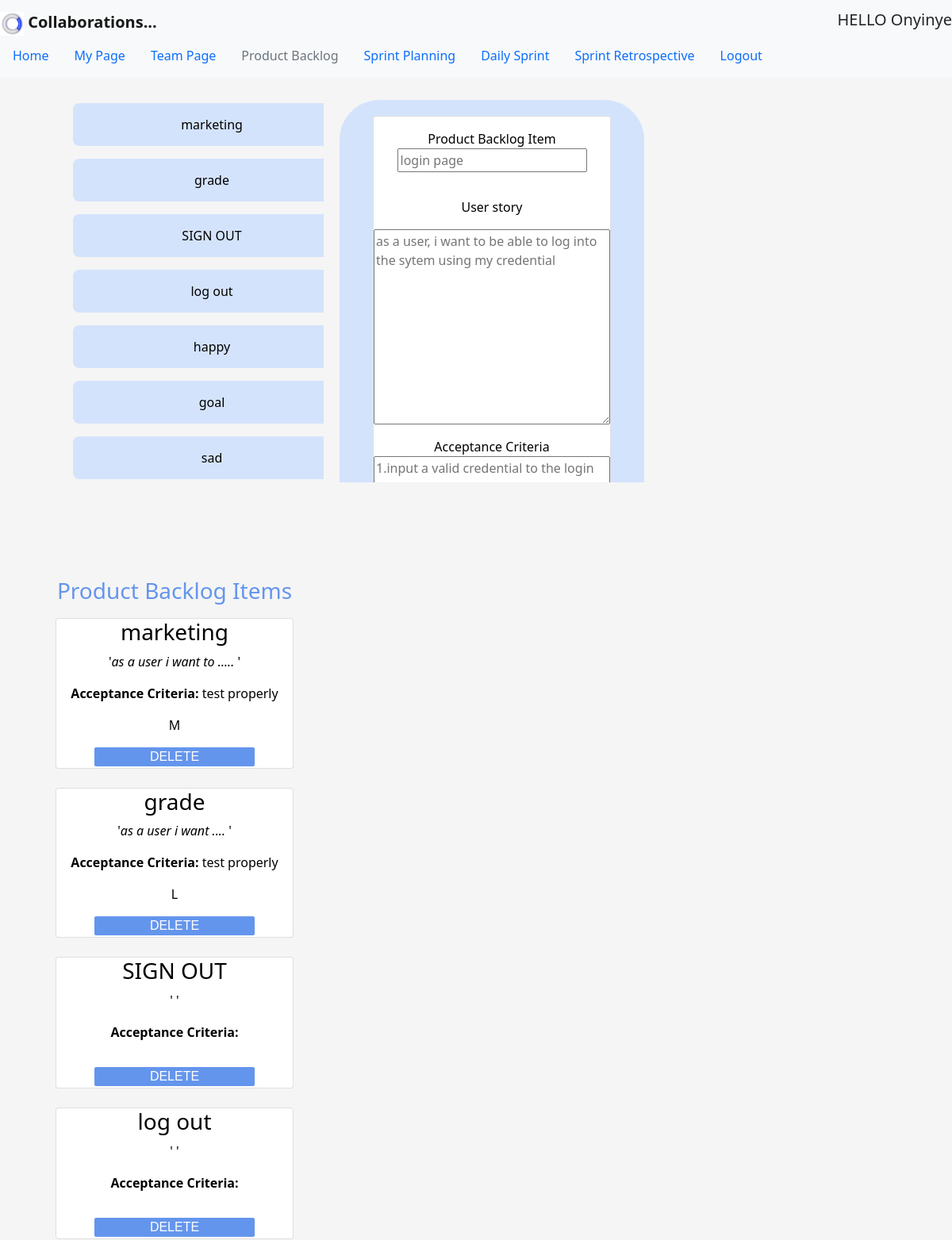
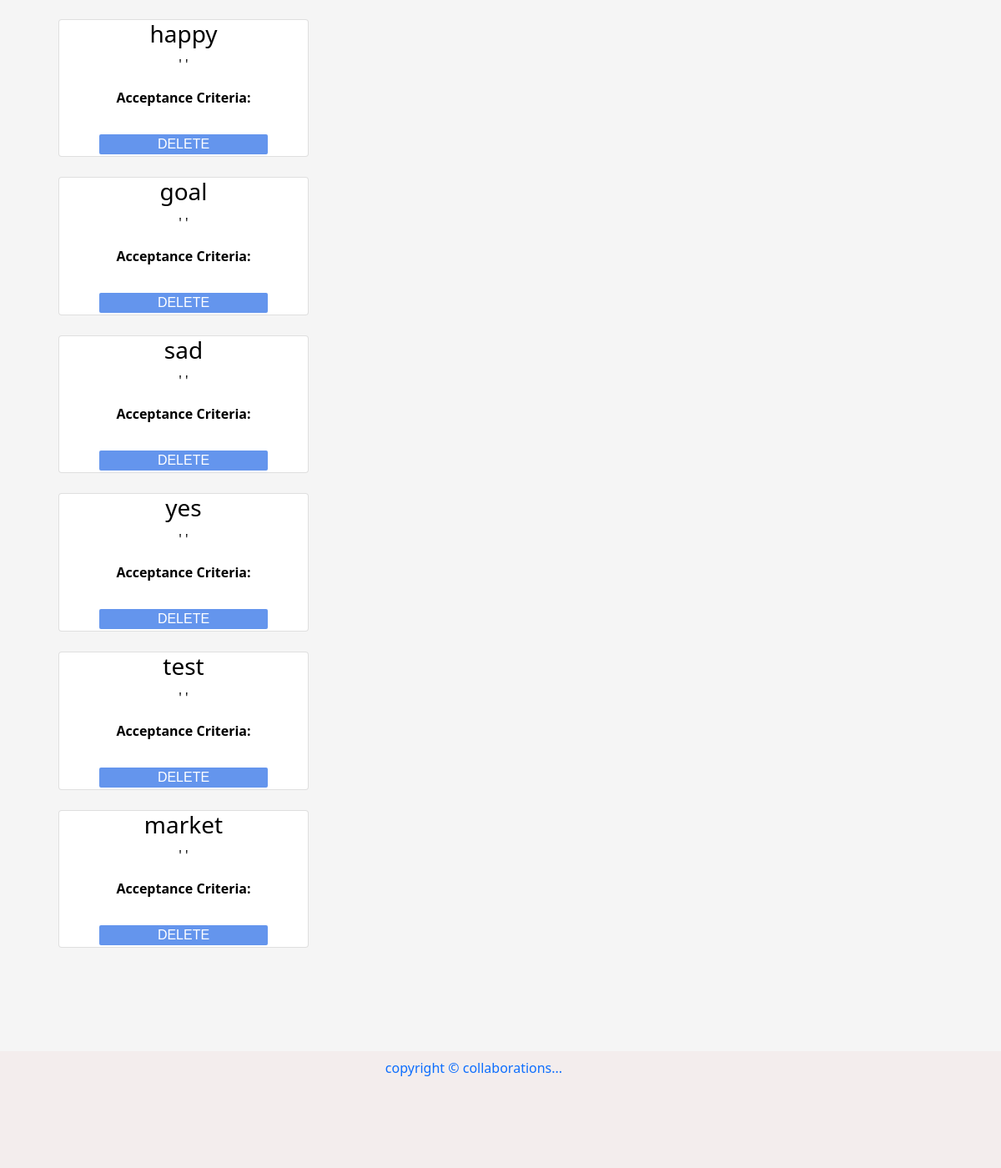
The app's page /pBacklog.php (signed in) with its own data (2 pictures, top to bottom).
### tables this page shows
CREATE TABLE `product_backlog` (
  `product_backlog_id` int(11) NOT NULL,
  `product_item` varchar(225) NOT NULL,
  `product_task` varchar(225) NOT NULL,
  `criteria` varchar(225) NOT NULL,
  `effort` varchar(4) NOT NULL
);

### pBacklog.php (the view, shortened to what this page needs)
<?PHP
include("dbconnect.php");
?>
<!DOCTYPE html>
<html lang="en">
<head>
    <link rel="stylesheet" href="pBacklog.css">
    <link rel="stylesheet" href="style.css">
    <link href="https://cdn.jsdelivr.net/npm/bootstrap@5.0.0-beta1/dist/css/bootstrap.min.css" rel="stylesheet">
</head>
<header>
    <nav class="navbar navbar-light bg-light">
        <a class="navbar-brand" href="#">
            <img src="assets/collabo_logo.jpeg" width="30" height="30" class="d-inline-block align-center" alt="collaborations logo"><b class="logoName">
                Collaborations...</b></a>
        <?php
        $email = $_SESSION['user'];
        echo "<h5>HELLO $email</h5>";
        ?>
        <ul class="nav justify-content-center">
            <li class="nav-item">
                <a class="nav-link active" href="home.php">Home</a>
            </li>
            <li class="nav-item">
                <a class="nav-link" href="userTest.php">My Page</a>
            </li>
            <li class="nav-item">
                <a class="nav-link" href="team_page.php">Team Page</a>
            </li>
            <li class="nav-item">
                <a class="nav-link disabled" href="pBacklog.php">Product Backlog</a>
            </li>
            <li class="nav-item">
                <a class="nav-link" href="try.php">Sprint Planning</a>
            </li>
            <li class="nav-item">
                <a class="nav-link" href="">Daily Sprint</a>
            </li>
            <li class="nav-item">
                <a class="nav-link" href="Chat.php">Sprint Retrospective</a>
            </li>
            <li class="nav-item">
                <a class="nav-link" href="login.php">Logout</a>
            </li>
        </ul>
    </nav>
</header>
<main class="container">
    <div class="row">
        <div class="col-md-4 col-sm-12">
            <?php
            include ("viewPB.php");
            ?>
        </div>
        <div class="col-md-4 col-sm-12" id="scroll">
            <form action="" method="POST">
                <div class="card">
                    <p class="backlogItem"><Label>Product Backlog Item</Label><br><input type="text" name="bitem" id="bitem" placeholder="login page "required></p>
                    <p class="userStory"><p><label for="">User story</label></p><textarea name="userstory" id="userstory" cols="20" rows="10" placeholder="as a user, i want to be able to log into the sytem using my credential" required></textarea></p>
                    <p class="criteria"><label for="">Acceptance Criteria</label><textarea  name = "criteria" id="criteria" cols="30" rows="10" placeholder="1.input a valid credential to the login boxes, the user should see a home page with user name displayed  2.input an invalid credentail the user should be refused entry and sent back to login page" required></textarea></p><br>
                    <p class="effort"><label for="">Effort</label><br><input type="text" name="effort" id="effort" placeholder="S,M,L,XL" required></p><br>
                </div>
            </form>
        </div>
        <div class="col-md-4 col-sm-12">
            <?PHP
            $result = $db->query("SELECT * FROM product_backlog");
            $resultCheck = mysqli_num_rows($result);
            print "<h3 class='PBIheader'>Product Backlog Items</h3>";
            if($resultCheck > 0) {
                while($row = mysqli_fetch_assoc($result)){
                    $pbi= $row['product_item'];
                    print "<div class=''>";
                    print "<div class='card'>";
                    print "<h3 class='bitem'>".$pbi."</h3>";
                    print "<p class='userstory'> '<em>".$row['product_task']."</em> '</p>";
                    print "<p class='criteria'><b>Acceptance Criteria:</b> ".$row['criteria']."</p>";
                    print "<p class='effort'>".$row['effort']."</p>";
                    print "<a href='delete.php?id=".$row['product_backlog_id']."' class='button'>DELETE</a>";
                    print "</div>";
                    print "</div><br>";
                }
            }
            ?>
        </div>
    </div>
</main>
<footer class="container-fluid">
    <ul class="nav justify-content-center">
        <li class="nav-item">
            <a class="nav-link active" href="#">copyright &copy; collaborations...</a>
        </li>
        <li class="nav-item">
            <a class="nav-link" href="#"></a>
        </li>
        <li class="nav-item">
            <a class="nav-link" href="#"></a>
        </li>
    </ul>
</footer>
<body>
</body>
</html>

### viewPB.php (shortened to what this page needs)
<!DOCTYPE html>
<html lang="en">
<head>
    <link rel="stylesheet" href="style.css">
</head>
<body>
    <main>
        <div class="vertical-menu">
            <?php
            $sql = "SELECT * FROM product_backlog;";
            $result = mysqli_query($db, $sql);
            $resultCheck = mysqli_num_rows($result);
        if($resultCheck > 0) {
            while($row = mysqli_fetch_assoc($result)){
                print "<div>";
                print "<ul id='list'>";
                print "<li>";
                print "<div class='list-item' draggable='true' ondragstart = 'dragStart()event'>".$row['product_item']."</div>";
                print "</li>";
                print "</ul>";
                print "</div>";
            }
        }
            ?>
        </div>
    </main>
</body>
</html>

### pBacklog.css (style rules this page uses)
.card { box-shadow: grey; max-width: 300px; background-color: #d4e3fc; text-align: center; margin-left: auto; margin-right: auto; }
.list-item { background-color: #d4e3fc; color: black; border-radius: 8px; padding: 15px 20px; text-align: center; margin: 4px 0px; width: 350px; }
.vertical-menu, #scroll { width: 100%; min-width: 250px; max-width: 400px; margin: 0 10px; padding: 8px; overflow :auto; height: 500px; }
.PBIheader { padding: 10px; color: cornflowerblue; text-align: center; }

### style.css (style rules this page uses)
body { background-color:whitesmoke; }
main { background-color: whitesmoke; color: black; padding-top: 10px; padding-bottom: 100px; }
footer { background-color: rgb(243, 237, 237); padding-bottom: 100px; }
header { background-color: rgb(243, 237, 237); }
.row:after { content: ""; display: table; clear: both; }
form { background-color: #d4e3fc; border-radius: 50px; width: 100%; margin-right: auto; margin-left: auto; justify-content: center; padding-top: 20px; padding-bottom: 20px; margin-top: 10px; margin-bottom: 10px; }
#list { list-style: none; }
a.button { border-radius: 2px; text-align: center; font-family: arial; background-color: cornflowerblue; color: white; width:202px; margin-left: auto; margin-right: auto; text-decoration: none ; margin-bottom: 2px; }
li { list-style: none; }

### records on screen
product_backlog: product_item "marketing", product_task "as a user i want to .....", criteria "test properly", effort "M"
product_backlog: product_item "grade", product_task "as a user i want ....", criteria "test properly", effort "L"
product_backlog: product_item "SIGN OUT"
product_backlog: product_item "log out"
product_backlog: product_item "happy"
product_backlog: product_item "goal"
product_backlog: product_item "sad"
product_backlog: product_item "yes"
product_backlog: product_item "test"
product_backlog: product_item "market"

### other values on screen
$email "Onyinye"
